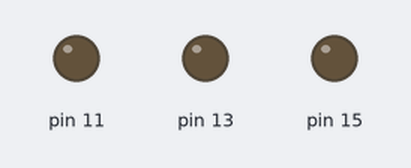
This program was run on a simulated Raspberry Pi (header pin numbers). Shown: output pins drawn as LEDs (lit = HIGH). At 6.0 s the program stops and its outputs stay as they are.

Above: at 0.1 s.
At 1.1 s:
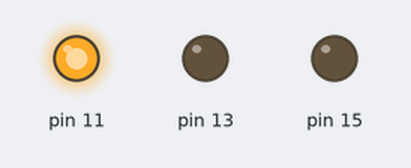
At 2.1 s:
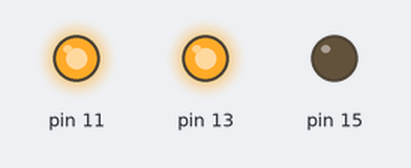
At 3.1 s:
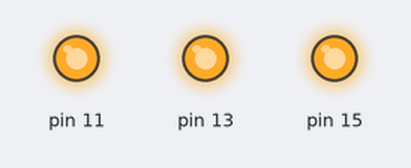
At 4.1 s:
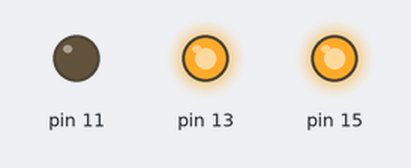
At 5.1 s:
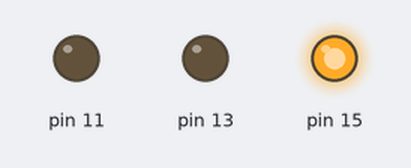
Timing chart, 0 to 7.5 s (numbered marks = the images above):
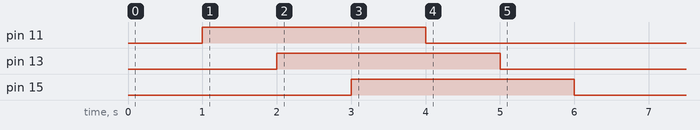

Measured:
- by itself, pin 11: LOW → HIGH at 1.0 s, → LOW 3.0 s later
- by itself, pin 13: LOW → HIGH at 2.0 s, → LOW 3.0 s later
- by itself, pin 15: LOW → HIGH at 3.0 s, → LOW 3.0 s later

The program:

rele.py
```python
import RPi.GPIO as GPIO
from time import sleep

GPIO.setwarnings(False)
GPIO.setmode(GPIO.BOARD)  # Use physical pin numbering

GPIO.setup(11, GPIO.OUT, initial=GPIO.LOW)   # Set pin 11 to be an output pin and set initial value to low (off)
GPIO.setup(13, GPIO.OUT, initial=GPIO.LOW)   # Set pin 13 to be an output pin and set initial value to low (off)
GPIO.setup(15, GPIO.OUT, initial=GPIO.LOW)   # Set pin 15 to be an output pin and set initial value to low (off)

sleep(1)

GPIO.output(11, GPIO.HIGH)

sleep(1)

GPIO.output(13, GPIO.HIGH)

sleep(1)

GPIO.output(15, GPIO.HIGH)

sleep(1)

GPIO.output(11, GPIO.LOW)

sleep(1)

GPIO.output(13, GPIO.LOW)

sleep(1)

GPIO.output(15, GPIO.LOW)
```
